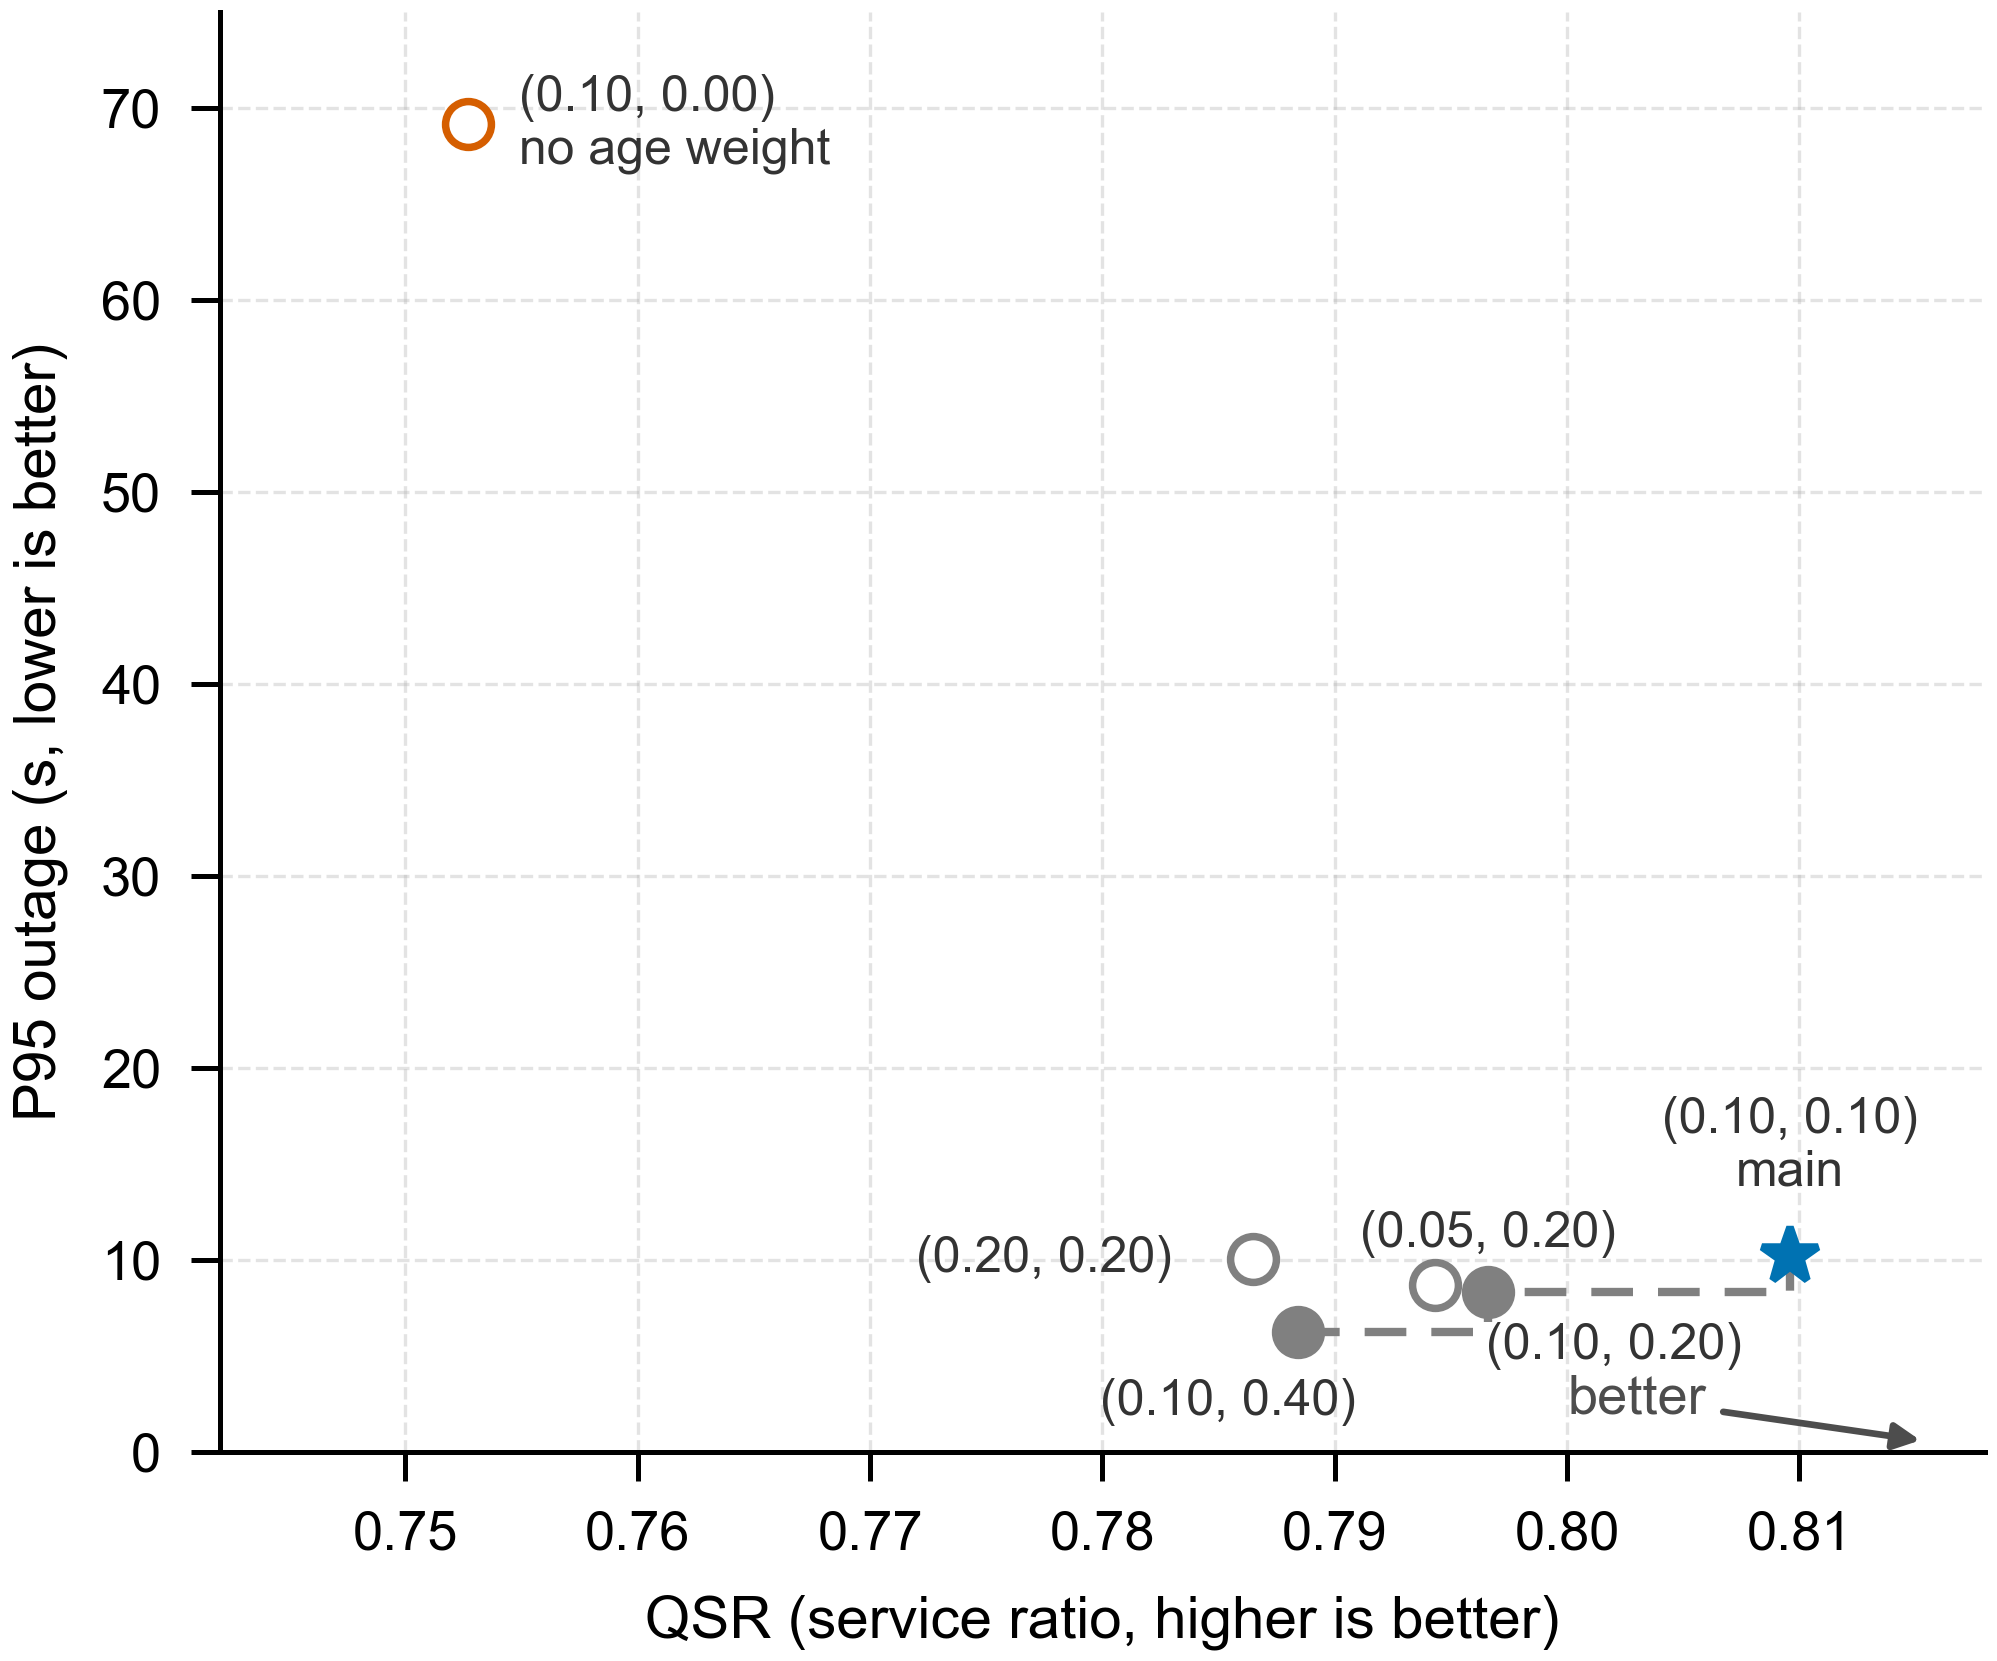

Reproduce this figure in Python.
"""Fig. 5: lambda-variant trade-off (dev set, 90 episodes) with Pareto frontier."""
from __future__ import annotations

import sys
from pathlib import Path

import matplotlib.pyplot as plt

sys.path.insert(0, str(Path(__file__).parent))
from ieee_style import apply_style, save, BLUE, GRAY, ORANGE, SINGLE_W

apply_style()

# (label, QSR, P95, marker, facecolor, edgecolor, is_frontier)
points = [
    ("(0.10, 0.40)", 0.7884, 6.26, "o", GRAY, GRAY, True),
    ("(0.05, 0.20)", 0.7966, 8.33, "o", GRAY, GRAY, True),
    ("(0.10, 0.10)\nmain", 0.8096, 10.19, "*", BLUE, BLUE, True),
    ("(0.10, 0.20)", 0.7943, 8.67, "o", "white", GRAY, False),
    ("(0.20, 0.20)", 0.7865, 10.05, "o", "white", GRAY, False),
    ("(0.10, 0.00)\nno age weight", 0.7527, 69.15, "o", "white", ORANGE, False),
]

fig, ax = plt.subplots(figsize=(SINGLE_W, 2.95))

for label, q, p95, mk, fc, ec, frontier in points:
    z = 4 if frontier else 3
    ax.plot(q, p95, marker=mk, markersize=7 if mk == "*" else 5.5,
            markerfacecolor=fc, markeredgecolor=ec, markeredgewidth=0.9,
            linestyle="none", zorder=z)

# Pareto frontier staircase (steps-post through the three non-dominated points)
fx = [p[1] for p in points if p[6]]
fy = [p[2] for p in points if p[6]]
ax.plot(fx, fy, color=GRAY, linestyle=(0, (5, 3)), linewidth=1.0,
        drawstyle="steps-post", zorder=2)

# Labels (manual offsets to avoid collisions)
labels = {
    "(0.10, 0.40)": ((0.7884, 6.26), (-0.003, -2.4), "center", "top"),
    "(0.05, 0.20)": ((0.7966, 8.33), (0.000, +1.8), "center", "bottom"),
    "(0.10, 0.10)\nmain": ((0.8096, 10.19), (0.000, +3.2), "center", "bottom"),
    "(0.10, 0.20)": ((0.7943, 8.67), (+0.0022, -1.9), "left", "top"),
    "(0.20, 0.20)": ((0.7865, 10.05), (-0.0035, 0.0), "right", "center"),
    "(0.10, 0.00)\nno age weight": ((0.7527, 69.15), (+0.0022, 0.0), "left", "center"),
}
for label, ((lx, ly), (dx, dy), ha, va) in labels.items():
    ax.text(lx + dx, ly + dy, label, fontsize=6, color="0.2",
            ha=ha, va=va, linespacing=1.15)

# "better" direction arrow (bottom-right corner: higher QSR, lower P95)
ax.annotate(
    "better", xy=(0.8152, 0.6), xytext=(0.8060, 2.0),
    fontsize=6.5, color="0.3", ha="right",
    arrowprops=dict(arrowstyle="-|>", color="0.3", lw=0.8, shrinkA=0, shrinkB=0),
)

ax.set_xlabel("QSR (service ratio, higher is better)")
ax.set_ylabel("P95 outage (s, lower is better)")
ax.set_xlim(0.742, 0.818)
ax.set_ylim(0, 75)
ax.grid(axis="both")
fig.tight_layout()
save(fig, Path(__file__).parent / "fig5_pareto")
